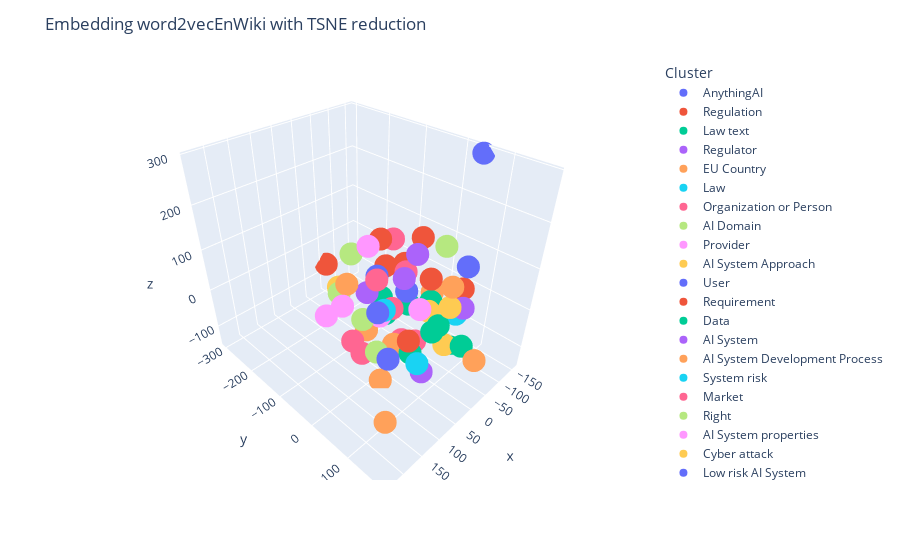

The cell this chart's notebook holds for it:
### Code cell
e.plotEmbedding(embeddingType="word2vecEnWiki", reduction = "TSNE", dim = 3)

### Figure 1 — Plotly figure (JSON) as saved in the notebook; plotly's stock layout.template omitted (floating-point values rounded to 4 significant figures)
{"data": [{"hovertemplate": "<b>%{hovertext}</b><br><br>color=AnythingAI<br>x=%{x}<br>y=%{y}<br>z=%{z}<extra></extra>", "hovertext": ["ai", "artificial", "digital"], "legendgroup": "AnythingAI", "marker": {"color": "#636efa", "symbol": "circle"}, "mode": "markers", "name": "AnythingAI", "scene": "scene", "showlegend": true, "type": "scatter3d", "x": [-157.3, -34.24, -76.61], "y": [44.0, -16.87, 94.21], "z": [290.1, 7.886, 102.9]}, {"hovertemplate": "<b>%{hovertext}</b><br><br>color=Regulation<br>x=%{x}<br>y=%{y}<br>z=%{z}<extra></extra>", "hovertext": ["regulation", "guideline"], "legendgroup": "Regulation", "marker": {"color": "#EF553B", "symbol": "circle"}, "mode": "markers", "name": "Regulation", "scene": "scene", "showlegend": true, "type": "scatter3d", "x": [66.91, -118.1], "y": [76.77, 64.33], "z": [-2.799, 12.36]}, {"hovertemplate": "<b>%{hovertext}</b><br><br>color=Law text<br>x=%{x}<br>y=%{y}<br>z=%{z}<extra></extra>", "hovertext": ["article", "framework", "chapter"], "legendgroup": "Law text", "marker": {"color": "#00cc96", "symbol": "circle"}, "mode": "markers", "name": "Law text", "scene": "scene", "showlegend": true, "type": "scatter3d", "x": [35.92, 66.46, -66.41], "y": [58.29, 126.7, 23.12], "z": [-67.89, 51.42, -14.88]}, {"hovertemplate": "<b>%{hovertext}</b><br><br>color=Regulator<br>x=%{x}<br>y=%{y}<br>z=%{z}<extra></extra>", "hovertext": ["eu", "committee", "ecb", "europol"], "legendgroup": "Regulator", "marker": {"color": "#ab63fa", "symbol": "circle"}, "mode": "markers", "name": "Regulator", "scene": "scene", "showlegend": true, "type": "scatter3d", "x": [12.62, 7.723, 13.01, -72.51], "y": [13.9, 68.58, 42.13, 97.97], "z": [80.35, -134.8, 148.5, 6.913]}, {"hovertemplate": "<b>%{hovertext}</b><br><br>color=EU Country<br>x=%{x}<br>y=%{y}<br>z=%{z}<extra></extra>", "hovertext": ["member", "ireland", "denmark"], "legendgroup": "EU Country", "marker": {"color": "#FFA15A", "symbol": "circle"}, "mode": "markers", "name": "EU Country", "scene": "scene", "showlegend": true, "type": "scatter3d", "x": [-90.29, 79.94, 12.52], "y": [7.352, 20.1, 123.2], "z": [-12.27, -141.1, 118.4]}, {"hovertemplate": "<b>%{hovertext}</b><br><br>color=Law<br>x=%{x}<br>y=%{y}<br>z=%{z}<extra></extra>", "hovertext": ["directive"], "legendgroup": "Law", "marker": {"color": "#19d3f3", "symbol": "circle"}, "mode": "markers", "name": "Law", "scene": "scene", "showlegend": true, "type": "scatter3d", "x": [45.88], "y": [84.73], "z": [-71.32]}, {"hovertemplate": "<b>%{hovertext}</b><br><br>color=Organization or Person<br>x=%{x}<br>y=%{y}<br>z=%{z}<extra></extra>", "hovertext": ["council", "sme", "regions", "parliament", "kingdom", "child", "organisation"], "legendgroup": "Organization or Person", "marker": {"color": "#FF6692", "symbol": "circle"}, "mode": "markers", "name": "Organization or Person", "scene": "scene", "showlegend": true, "type": "scatter3d", "x": [-49.86, -74.14, 133.3, 16.23, 94.7, -19.58, 97.43], "y": [1.183, -93.58, -3.405, -10.92, 20.02, -12.05, -15.35], "z": [-130.2, 83.46, -11.88, -5.144, 122.9, -115.0, -77.27]}, {"hovertemplate": "<b>%{hovertext}</b><br><br>color=AI Domain<br>x=%{x}<br>y=%{y}<br>z=%{z}<extra></extra>", "hovertext": ["title", "recommendation"], "legendgroup": "AI Domain", "marker": {"color": "#B6E880", "symbol": "circle"}, "mode": "markers", "name": "AI Domain", "scene": "scene", "showlegend": true, "type": "scatter3d", "x": [-132.1, 93.21], "y": [3.251, -82.55], "z": [82.61, 36.83]}, {"hovertemplate": "<b>%{hovertext}</b><br><br>color=Provider<br>x=%{x}<br>y=%{y}<br>z=%{z}<extra></extra>", "hovertext": ["provider", "distributor"], "legendgroup": "Provider", "marker": {"color": "#FF97FF", "symbol": "circle"}, "mode": "markers", "name": "Provider", "scene": "scene", "showlegend": true, "type": "scatter3d", "x": [98.32, -3.452], "y": [-120.2, 44.05], "z": [-41.32, 12.54]}, {"hovertemplate": "<b>%{hovertext}</b><br><br>color=AI System Approach<br>x=%{x}<br>y=%{y}<br>z=%{z}<extra></extra>", "hovertext": ["decision", "training", "testing"], "legendgroup": "AI System Approach", "marker": {"color": "#FECB52", "symbol": "circle"}, "mode": "markers", "name": "AI System Approach", "scene": "scene", "showlegend": true, "type": "scatter3d", "x": [-45.29, 30.73, -33.58], "y": [81.35, -155.9, 43.68], "z": [-84.35, -21.27, -10.05]}, {"hovertemplate": "<b>%{hovertext}</b><br><br>color=User<br>x=%{x}<br>y=%{y}<br>z=%{z}<extra></extra>", "hovertext": ["user", "bank"], "legendgroup": "User", "marker": {"color": "#636efa", "symbol": "circle"}, "mode": "markers", "name": "User", "scene": "scene", "showlegend": true, "type": "scatter3d", "x": [-5.278, 135.0], "y": [-74.47, 88.31], "z": [31.63, 6.782]}, {"hovertemplate": "<b>%{hovertext}</b><br><br>color=Requirement<br>x=%{x}<br>y=%{y}<br>z=%{z}<extra></extra>", "hovertext": ["obligation", "requirement", "consent", "transparency", "conformity"], "legendgroup": "Requirement", "marker": {"color": "#EF553B", "symbol": "circle"}, "mode": "markers", "name": "Requirement", "scene": "scene", "showlegend": true, "type": "scatter3d", "x": [-36.05, -56.44, -62.27, -73.66, -57.74], "y": [-26.86, 26.2, -5.961, -112.8, -300.7], "z": [72.05, 49.61, 130.3, 5.272, -74.16]}, {"hovertemplate": "<b>%{hovertext}</b><br><br>color=Data<br>x=%{x}<br>y=%{y}<br>z=%{z}<extra></extra>", "hovertext": ["annex", "text", "data", "output"], "legendgroup": "Data", "marker": {"color": "#00cc96", "symbol": "circle"}, "mode": "markers", "name": "Data", "scene": "scene", "showlegend": true, "type": "scatter3d", "x": [-23.72, -67.26, -99.91, -56.31], "y": [77.12, -36.55, 62.72, -108.3], "z": [-21.53, -57.06, -141.1, -71.34]}, {"hovertemplate": "<b>%{hovertext}</b><br><br>color=AI System<br>x=%{x}<br>y=%{y}<br>z=%{z}<extra></extra>", "hovertext": ["machine"], "legendgroup": "AI System", "marker": {"color": "#ab63fa", "symbol": "circle"}, "mode": "markers", "name": "AI System", "scene": "scene", "showlegend": true, "type": "scatter3d", "x": [2.691], "y": [-95.58], "z": [-18.57]}, {"hovertemplate": "<b>%{hovertext}</b><br><br>color=AI System Development Process<br>x=%{x}<br>y=%{y}<br>z=%{z}<extra></extra>", "hovertext": ["logic", "protocol", "learning", "bayesian", "programme"], "legendgroup": "AI System Development Process", "marker": {"color": "#FFA15A", "symbol": "circle"}, "mode": "markers", "name": "AI System Development Process", "scene": "scene", "showlegend": true, "type": "scatter3d", "x": [233.9, 84.15, 13.08, -6.582, 8.678], "y": [174.6, -69.73, -5.882, 176.6, -91.23], "z": [2.023, 60.52, -102.7, -34.79, -118.7]}, {"hovertemplate": "<b>%{hovertext}</b><br><br>color=System risk<br>x=%{x}<br>y=%{y}<br>z=%{z}<extra></extra>", "hovertext": ["vulnerabilities", "cybersecurity"], "legendgroup": "System risk", "marker": {"color": "#19d3f3", "symbol": "circle"}, "mode": "markers", "name": "System risk", "scene": "scene", "showlegend": true, "type": "scatter3d", "x": [47.58, -117.9], "y": [-3.488, 54.58], "z": [12.68, -61.56]}, {"hovertemplate": "<b>%{hovertext}</b><br><br>color=Market<br>x=%{x}<br>y=%{y}<br>z=%{z}<extra></extra>", "hovertext": ["market"], "legendgroup": "Market", "marker": {"color": "#FF6692", "symbol": "circle"}, "mode": "markers", "name": "Market", "scene": "scene", "showlegend": true, "type": "scatter3d", "x": [-16.21], "y": [-6.42], "z": [71.31]}, {"hovertemplate": "<b>%{hovertext}</b><br><br>color=Right<br>x=%{x}<br>y=%{y}<br>z=%{z}<extra></extra>", "hovertext": ["rights", "safety", "liberty"], "legendgroup": "Right", "marker": {"color": "#B6E880", "symbol": "circle"}, "mode": "markers", "name": "Right", "scene": "scene", "showlegend": true, "type": "scatter3d", "x": [86.9, 59.0, 13.8], "y": [14.65, -51.85, -131.6], "z": [-60.17, -33.44, 68.95]}, {"hovertemplate": "<b>%{hovertext}</b><br><br>color=AI System properties<br>x=%{x}<br>y=%{y}<br>z=%{z}<extra></extra>", "hovertext": ["autonomy", "harmonised", "standardisation"], "legendgroup": "AI System properties", "marker": {"color": "#FF97FF", "symbol": "circle"}, "mode": "markers", "name": "AI System properties", "scene": "scene", "showlegend": true, "type": "scatter3d", "x": [32.73, 142.6, 26.71], "y": [-63.08, -18.36, -34.27], "z": [127.1, 69.43, -33.15]}, {"hovertemplate": "<b>%{hovertext}</b><br><br>color=Cyber attack<br>x=%{x}<br>y=%{y}<br>z=%{z}<extra></extra>", "hovertext": ["cyberattacks"], "legendgroup": "Cyber attack", "marker": {"color": "#FECB52", "symbol": "circle"}, "mode": "markers", "name": "Cyber attack", "scene": "scene", "showlegend": true, "type": "scatter3d", "x": [-9.329], "y": [108.6], "z": [51.8]}, {"hovertemplate": "<b>%{hovertext}</b><br><br>color=Low risk AI System<br>x=%{x}<br>y=%{y}<br>z=%{z}<extra></extra>", "hovertext": ["translation"], "legendgroup": "Low risk AI System", "marker": {"color": "#636efa", "symbol": "circle"}, "mode": "markers", "name": "Low risk AI System", "scene": "scene", "showlegend": true, "type": "scatter3d", "x": [76.95], "y": [6.927], "z": [29.81]}, {"hovertemplate": "<b>%{hovertext}</b><br><br>color=Risk<br>x=%{x}<br>y=%{y}<br>z=%{z}<extra></extra>", "hovertext": ["risk"], "legendgroup": "Risk", "marker": {"color": "#EF553B", "symbol": "circle"}, "mode": "markers", "name": "Risk", "scene": "scene", "showlegend": true, "type": "scatter3d", "x": [-3.016], "y": [-64.13], "z": [127.3]}, {"hovertemplate": "<b>%{hovertext}</b><br><br>color=AI System Quality measure<br>x=%{x}<br>y=%{y}<br>z=%{z}<extra></extra>", "hovertext": ["accuracy", "quality"], "legendgroup": "AI System Quality measure", "marker": {"color": "#00cc96", "symbol": "circle"}, "mode": "markers", "name": "AI System Quality measure", "scene": "scene", "showlegend": true, "type": "scatter3d", "x": [-61.49, -3.066], "y": [112.8, -45.55], "z": [-78.58, -50.81]}], "layout": {"legend": {"title": {"text": "Cluster"}, "tracegroupgap": 0}, "margin": {"t": 60}, "scene": {"domain": {"x": [0, 1], "y": [0, 1]}, "xaxis": {"title": {"text": "x"}}, "yaxis": {"title": {"text": "y"}}, "zaxis": {"title": {"text": "z"}}}, "title": {"text": "Embedding word2vecEnWiki with TSNE reduction"}, "xaxis": {"title": {"text": "x"}}, "yaxis": {"title": {"text": "y"}}}}
